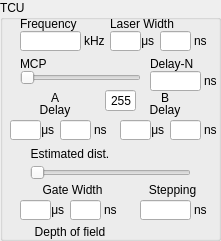
    <widget class="QGroupBox" name="TCU_STATIC">
     <property name="geometry">
      <rect>
       <x>10</x>
       <y>10</y>
       <width>221</width>
       <height>241</height>
      </rect>
     </property>
     <property name="mouseTracking">
      <bool>false</bool>
     </property>
     <property name="title">
      <string>TCU</string>
     </property>
     <widget class="QLineEdit" name="FREQ_EDIT">
      <property name="geometry">
       <rect>
        <x>20</x>
        <y>31</y>
        <width>61</width>
        <height>20</height>
       </rect>
      </property>
      <property name="mouseTracking">
       <bool>false</bool>
      </property>
      <property name="focusPolicy">
       <enum>Qt::ClickFocus</enum>
      </property>
     </widget>
     <widget class="QLabel" name="FREQ">
      <property name="geometry">
       <rect>
        <x>20</x>
        <y>17</y>
        <width>85</width>
        <height>14</height>
       </rect>
      </property>
      <property name="mouseTracking">
       <bool>false</bool>
      </property>
      <property name="text">
       <string>Frequency</string>
      </property>
      <property name="alignment">
       <set>Qt::AlignLeading|Qt::AlignLeft|Qt::AlignVCenter</set>
      </property>
     </widget>
     <widget class="QLabel" name="FREQ_UNIT">
      <property name="geometry">
       <rect>
        <x>84</x>
        <y>34</y>
        <width>21</width>
        <height>14</height>
       </rect>
      </property>
      <property name="mouseTracking">
       <bool>false</bool>
      </property>
      <property name="text">
       <string>kHz</string>
      </property>
     </widget>
     <widget class="QLabel" name="LASER_WIDTH">
      <property name="geometry">
       <rect>
        <x>110</x>
        <y>17</y>
        <width>105</width>
        <height>14</height>
       </rect>
      </property>
      <property name="mouseTracking">
       <bool>false</bool>
      </property>
      <property name="text">
       <string>Laser Width</string>
      </property>
      <property name="alignment">
       <set>Qt::AlignLeading|Qt::AlignLeft|Qt::AlignVCenter</set>
      </property>
     </widget>
     <widget class="QLineEdit" name="LASER_WIDTH_EDIT_U">
      <property name="geometry">
       <rect>
        <x>110</x>
        <y>31</y>
        <width>31</width>
        <height>20</height>
       </rect>
      </property>
      <property name="mouseTracking">
       <bool>false</bool>
      </property>
      <property name="focusPolicy">
       <enum>Qt::ClickFocus</enum>
      </property>
     </widget>
     <widget class="QLineEdit" name="LASER_WIDTH_EDIT_N">
      <property name="geometry">
       <rect>
        <x>160</x>
        <y>31</y>
        <width>31</width>
        <height>20</height>
       </rect>
      </property>
      <property name="mouseTracking">
       <bool>false</bool>
      </property>
      <property name="focusPolicy">
       <enum>Qt::ClickFocus</enum>
      </property>
     </widget>
     <widget class="QLabel" name="LASER_WIDTH_U_UNIT">
      <property name="geometry">
       <rect>
        <x>138</x>
        <y>34</y>
        <width>21</width>
        <height>14</height>
       </rect>
      </property>
      <property name="mouseTracking">
       <bool>false</bool>
      </property>
      <property name="text">
       <string> μs</string>
      </property>
     </widget>
     <widget class="QLabel" name="LASER_WIDTH_N_UNIT">
      <property name="geometry">
       <rect>
        <x>194</x>
        <y>34</y>
        <width>21</width>
        <height>14</height>
       </rect>
      </property>
      <property name="mouseTracking">
       <bool>false</bool>
      </property>
      <property name="text">
       <string>ns</string>
      </property>
     </widget>
     <widget class="QSlider" name="MCP_SLIDER">
      <property name="geometry">
       <rect>
        <x>20</x>
        <y>70</y>
        <width>121</width>
        <height>16</height>
       </rect>
      </property>
      <property name="mouseTracking">
       <bool>false</bool>
      </property>
      <property name="orientation">
       <enum>Qt::Horizontal</enum>
      </property>
     </widget>
     <widget class="QLabel" name="MCP">
      <property name="geometry">
       <rect>
        <x>20</x>
        <y>57</y>
        <width>30</width>
        <height>14</height>
       </rect>
      </property>
      <property name="mouseTracking">
       <bool>false</bool>
      </property>
      <property name="text">
       <string>MCP</string>
      </property>
     </widget>
     <widget class="QLabel" name="TCU_A">
      <property name="geometry">
       <rect>
        <x>10</x>
        <y>91</y>
        <width>90</width>
        <height>14</height>
       </rect>
      </property>
      <property name="mouseTracking">
       <bool>false</bool>
      </property>
      <property name="text">
       <string>A</string>
      </property>
      <property name="alignment">
       <set>Qt::AlignCenter</set>
      </property>
     </widget>
     <widget class="QLabel" name="TCU_B">
      <property name="geometry">
       <rect>
        <x>120</x>
        <y>91</y>
        <width>90</width>
        <height>14</height>
       </rect>
      </property>
      <property name="mouseTracking">
       <bool>false</bool>
      </property>
      <property name="text">
       <string>B</string>
      </property>
      <property name="alignment">
       <set>Qt::AlignCenter</set>
      </property>
     </widget>
     <widget class="QLabel" name="DELAY_A_UNIT_N">
      <property name="geometry">
       <rect>
        <x>94</x>
        <y>123</y>
        <width>21</width>
        <height>14</height>
       </rect>
      </property>
      <property name="mouseTracking">
       <bool>false</bool>
      </property>
      <property name="text">
       <string>ns</string>
      </property>
     </widget>
     <widget class="QLineEdit" name="DELAY_A_EDIT_N">
      <property name="geometry">
       <rect>
        <x>60</x>
        <y>120</y>
        <width>31</width>
        <height>20</height>
       </rect>
      </property>
      <property name="mouseTracking">
       <bool>false</bool>
      </property>
      <property name="focusPolicy">
       <enum>Qt::ClickFocus</enum>
      </property>
     </widget>
     <widget class="QLabel" name="DELAY_A_UNIT_U">
      <property name="geometry">
       <rect>
        <x>38</x>
        <y>123</y>
        <width>21</width>
        <height>14</height>
       </rect>
      </property>
      <property name="mouseTracking">
       <bool>false</bool>
      </property>
      <property name="text">
       <string> μs</string>
      </property>
     </widget>
     <widget class="QLabel" name="DELAY_A">
      <property name="geometry">
       <rect>
        <x>10</x>
        <y>103</y>
        <width>90</width>
        <height>14</height>
       </rect>
      </property>
      <property name="mouseTracking">
       <bool>false</bool>
      </property>
      <property name="text">
       <string>Delay</string>
      </property>
      <property name="alignment">
       <set>Qt::AlignCenter</set>
      </property>
     </widget>
     <widget class="QLineEdit" name="DELAY_A_EDIT_U">
      <property name="geometry">
       <rect>
        <x>10</x>
        <y>120</y>
        <width>31</width>
        <height>20</height>
       </rect>
      </property>
      <property name="mouseTracking">
       <bool>false</bool>
      </property>
      <property name="focusPolicy">
       <enum>Qt::ClickFocus</enum>
      </property>
     </widget>
     <widget class="QLabel" name="DELAY_B">
      <property name="geometry">
       <rect>
        <x>120</x>
        <y>103</y>
        <width>90</width>
        <height>14</height>
       </rect>
      </property>
      <property name="mouseTracking">
       <bool>false</bool>
      </property>
      <property name="text">
       <string>Delay</string>
      </property>
      <property name="alignment">
       <set>Qt::AlignCenter</set>
      </property>
     </widget>
     <widget class="QLineEdit" name="DELAY_B_EDIT_U">
      <property name="geometry">
       <rect>
        <x>120</x>
        <y>120</y>
        <width>31</width>
        <height>20</height>
       </rect>
      </property>
      <property name="mouseTracking">
       <bool>false</bool>
      </property>
      <property name="focusPolicy">
       <enum>Qt::ClickFocus</enum>
      </property>
     </widget>
     <widget class="QLabel" name="DELAY_B_UNIT_U">
      <property name="geometry">
       <rect>
        <x>148</x>
        <y>123</y>
        <width>21</width>
        <height>14</height>
       </rect>
      </property>
      <property name="mouseTracking">
       <bool>false</bool>
      </property>
      <property name="text">
       <string> μs</string>
      </property>
     </widget>
     <widget class="QLabel" name="DELAY_B_UNIT_N">
      <property name="geometry">
       <rect>
        <x>204</x>
        <y>123</y>
        <width>21</width>
        <height>14</height>
       </rect>
      </property>
      <property name="mouseTracking">
       <bool>false</bool>
      </property>
      <property name="text">
       <string>ns</string>
      </property>
     </widget>
     <widget class="QLineEdit" name="DELAY_B_EDIT_N">
      <property name="geometry">
       <rect>
        <x>170</x>
        <y>120</y>
        <width>31</width>
        <height>20</height>
       </rect>
      </property>
      <property name="mouseTracking">
       <bool>false</bool>
      </property>
      <property name="focusPolicy">
       <enum>Qt::ClickFocus</enum>
      </property>
     </widget>
     <widget class="QLabel" name="GATE_WIDTH_A">
      <property name="geometry">
       <rect>
        <x>20</x>
        <y>183</y>
        <width>105</width>
        <height>14</height>
       </rect>
      </property>
      <property name="mouseTracking">
       <bool>false</bool>
      </property>
      <property name="text">
       <string>Gate Width</string>
      </property>
      <property name="alignment">
       <set>Qt::AlignCenter</set>
      </property>
     </widget>
     <widget class="QLineEdit" name="GATE_WIDTH_A_EDIT_U">
      <property name="geometry">
       <rect>
        <x>20</x>
        <y>200</y>
        <width>31</width>
        <height>20</height>
       </rect>
      </property>
      <property name="mouseTracking">
       <bool>false</bool>
      </property>
      <property name="focusPolicy">
       <enum>Qt::ClickFocus</enum>
      </property>
     </widget>
     <widget class="QLabel" name="GATE_WIDTH_A_UNIT_U">
      <property name="geometry">
       <rect>
        <x>48</x>
        <y>203</y>
        <width>21</width>
        <height>14</height>
       </rect>
      </property>
      <property name="mouseTracking">
       <bool>false</bool>
      </property>
      <property name="text">
       <string> μs</string>
      </property>
     </widget>
     <widget class="QLineEdit" name="STEPPING_EDIT">
      <property name="geometry">
       <rect>
        <x>140</x>
        <y>200</y>
        <width>51</width>
        <height>20</height>
       </rect>
      </property>
      <property name="mouseTracking">
       <bool>false</bool>
      </property>
      <property name="focusPolicy">
       <enum>Qt::ClickFocus</enum>
      </property>
     </widget>
     <widget class="QLabel" name="GATE_WIDTH_A_UNIT_N">
      <property name="geometry">
       <rect>
        <x>104</x>
        <y>203</y>
        <width>21</width>
        <height>14</height>
       </rect>
      </property>
      <property name="mouseTracking">
       <bool>false</bool>
      </property>
      <property name="text">
       <string>ns</string>
      </property>
     </widget>
     <widget class="QLabel" name="STEPPING">
      <property name="geometry">
       <rect>
        <x>140</x>
        <y>183</y>
        <width>65</width>
        <height>14</height>
       </rect>
      </property>
      <property name="mouseTracking">
       <bool>false</bool>
      </property>
      <property name="text">
       <string>Stepping</string>
      </property>
      <property name="alignment">
       <set>Qt::AlignCenter</set>
      </property>
     </widget>
     <widget class="QLabel" name="STEPPING_UNIT">
      <property name="geometry">
       <rect>
        <x>194</x>
        <y>203</y>
        <width>21</width>
        <height>14</height>
       </rect>
      </property>
      <property name="mouseTracking">
       <bool>false</bool>
      </property>
      <property name="text">
       <string>ns</string>
      </property>
     </widget>
     <widget class="QLineEdit" name="GATE_WIDTH_A_EDIT_N">
      <property name="geometry">
       <rect>
        <x>70</x>
        <y>200</y>
        <width>31</width>
        <height>20</height>
       </rect>
      </property>
      <property name="mouseTracking">
       <bool>false</bool>
      </property>
      <property name="focusPolicy">
       <enum>Qt::ClickFocus</enum>
      </property>
     </widget>
     <widget class="QLabel" name="ESTIMATED">
      <property name="geometry">
       <rect>
        <x>10</x>
        <y>147</y>
        <width>120</width>
        <height>14</height>
       </rect>
      </property>
      <property name="mouseTracking">
       <bool>false</bool>
      </property>
      <property name="text">
       <string>Estimated dist.</string>
      </property>
      <property name="alignment">
       <set>Qt::AlignCenter</set>
      </property>
     </widget>
     <widget class="QLabel" name="EST_DIST">
      <property name="geometry">
       <rect>
        <x>130</x>
        <y>147</y>
        <width>80</width>
        <height>13</height>
       </rect>
      </property>
      <property name="mouseTracking">
       <bool>false</bool>
      </property>
      <property name="text">
       <string/>
      </property>
      <property name="alignment">
       <set>Qt::AlignRight|Qt::AlignTrailing|Qt::AlignVCenter</set>
      </property>
     </widget>
     <widget class="QSlider" name="DELAY_SLIDER">
      <property name="geometry">
       <rect>
        <x>30</x>
        <y>163</y>
        <width>161</width>
        <height>20</height>
       </rect>
      </property>
      <property name="mouseTracking">
       <bool>false</bool>
      </property>
      <property name="orientation">
       <enum>Qt::Horizontal</enum>
      </property>
     </widget>
     <widget class="QLineEdit" name="DELAY_N_EDIT_N">
      <property name="geometry">
       <rect>
        <x>150</x>
        <y>71</y>
        <width>51</width>
        <height>20</height>
       </rect>
      </property>
      <property name="mouseTracking">
       <bool>false</bool>
      </property>
      <property name="focusPolicy">
       <enum>Qt::ClickFocus</enum>
      </property>
     </widget>
     <widget class="QLabel" name="DELAY_N_UNIT_N">
      <property name="geometry">
       <rect>
        <x>204</x>
        <y>74</y>
        <width>21</width>
        <height>14</height>
       </rect>
      </property>
      <property name="mouseTracking">
       <bool>false</bool>
      </property>
      <property name="text">
       <string>ns</string>
      </property>
     </widget>
     <widget class="QLabel" name="DELAY_N">
      <property name="geometry">
       <rect>
        <x>150</x>
        <y>57</y>
        <width>75</width>
        <height>14</height>
       </rect>
      </property>
      <property name="mouseTracking">
       <bool>false</bool>
      </property>
      <property name="text">
       <string>Delay-N</string>
      </property>
      <property name="alignment">
       <set>Qt::AlignLeading|Qt::AlignLeft|Qt::AlignVCenter</set>
      </property>
     </widget>
     <widget class="QLabel" name="ESTIMATED_2">
      <property name="geometry">
       <rect>
        <x>10</x>
        <y>225</y>
        <width>120</width>
        <height>14</height>
       </rect>
      </property>
      <property name="mouseTracking">
       <bool>false</bool>
      </property>
      <property name="text">
       <string>Depth of field</string>
      </property>
      <property name="alignment">
       <set>Qt::AlignCenter</set>
      </property>
     </widget>
     <widget class="QLabel" name="GATE_WIDTH">
      <property name="geometry">
       <rect>
        <x>130</x>
        <y>225</y>
        <width>80</width>
        <height>13</height>
       </rect>
      </property>
      <property name="mouseTracking">
       <bool>false</bool>
      </property>
      <property name="text">
       <string/>
      </property>
      <property name="alignment">
       <set>Qt::AlignRight|Qt::AlignTrailing|Qt::AlignVCenter</set>
      </property>
     </widget>
     <widget class="QLineEdit" name="MCP_EDIT">
      <property name="geometry">
       <rect>
        <x>105</x>
        <y>90</y>
        <width>31</width>
        <height>21</height>
       </rect>
      </property>
      <property name="focusPolicy">
       <enum>Qt::ClickFocus</enum>
      </property>
      <property name="text">
       <string>255</string>
      </property>
      <property name="alignment">
       <set>Qt::AlignRight|Qt::AlignTrailing|Qt::AlignVCenter</set>
      </property>
     </widget>
     <zorder>FREQ_EDIT</zorder>
     <zorder>FREQ</zorder>
     <zorder>FREQ_UNIT</zorder>
     <zorder>LASER_WIDTH</zorder>
     <zorder>LASER_WIDTH_EDIT_N</zorder>
     <zorder>LASER_WIDTH_U_UNIT</zorder>
     <zorder>LASER_WIDTH_N_UNIT</zorder>
     <zorder>MCP_SLIDER</zorder>
     <zorder>MCP</zorder>
     <zorder>TCU_A</zorder>
     <zorder>TCU_B</zorder>
     <zorder>DELAY_A_UNIT_N</zorder>
     <zorder>DELAY_A_EDIT_N</zorder>
     <zorder>DELAY_A_UNIT_U</zorder>
     <zorder>DELAY_A</zorder>
     <zorder>DELAY_A_EDIT_U</zorder>
     <zorder>DELAY_B</zorder>
     <zorder>DELAY_B_UNIT_U</zorder>
     <zorder>DELAY_B_UNIT_N</zorder>
     <zorder>DELAY_B_EDIT_N</zorder>
     <zorder>GATE_WIDTH_A</zorder>
     <zorder>GATE_WIDTH_A_UNIT_U</zorder>
     <zorder>STEPPING_EDIT</zorder>
     <zorder>GATE_WIDTH_A_UNIT_N</zorder>
     <zorder>STEPPING</zorder>
     <zorder>STEPPING_UNIT</zorder>
     <zorder>GATE_WIDTH_A_EDIT_N</zorder>
     <zorder>ESTIMATED</zorder>
     <zorder>EST_DIST</zorder>
     <zorder>DELAY_SLIDER</zorder>
     <zorder>DELAY_N_EDIT_N</zorder>
     <zorder>DELAY_N_UNIT_N</zorder>
     <zorder>DELAY_N</zorder>
     <zorder>LASER_WIDTH_EDIT_U</zorder>
     <zorder>DELAY_B_EDIT_U</zorder>
     <zorder>GATE_WIDTH_A_EDIT_U</zorder>
     <zorder>ESTIMATED_2</zorder>
     <zorder>GATE_WIDTH</zorder>
     <zorder>MCP_EDIT</zorder>
    </widget>
